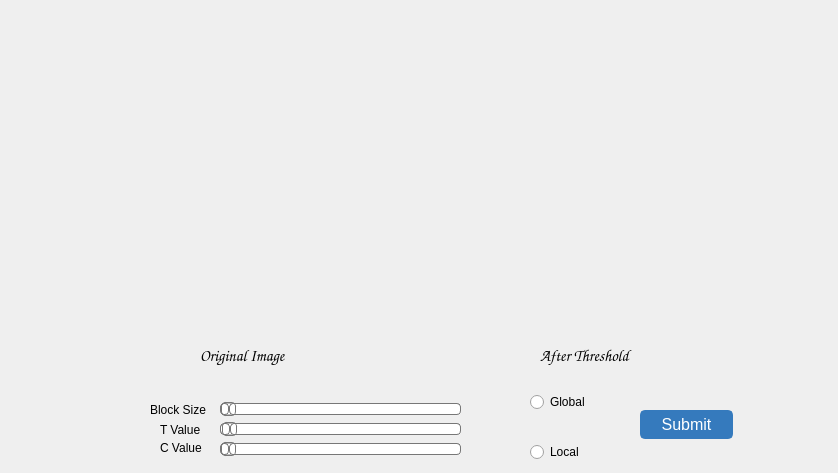
    <widget class="QWidget" name="tab_6">
     <attribute name="title">
      <string>Thresholding</string>
     </attribute>
     <widget class="QSlider" name="horizontalSlider">
      <property name="geometry">
       <rect>
        <x>220</x>
        <y>420</y>
        <width>241</width>
        <height>18</height>
       </rect>
      </property>
      <property name="styleSheet">
       <string notr="true">QSlider::groove:horizontal {
border: 1px solid #bbb;
background: white;
height: 10px;
border-radius: 4px;
}

QSlider::sub-page:horizontal {
background: qlineargradient(x1: 0, y1: 0,    x2: 0, y2: 1,
    stop: 0 #66e, stop: 1 #bbf);
background: qlineargradient(x1: 0, y1: 0.2, x2: 1, y2: 1,
    stop: 0 #bbf, stop: 1 #55f);
border: 1px solid #777;
height: 10px;
border-radius: 4px;
}

QSlider::add-page:horizontal {
background: #fff;
border: 1px solid #777;
height: 10px;
border-radius: 4px;
}

QSlider::handle:horizontal {
background: qlineargradient(x1:0, y1:0, x2:1, y2:1,
    stop:0 #eee, stop:1 #ccc);
border: 1px solid #777;
width: 13px;
margin-top: -2px;
margin-bottom: -2px;
border-radius: 4px;
}

QSlider::handle:horizontal:hover {
background: qlineargradient(x1:0, y1:0, x2:1, y2:1,
    stop:0 #fff, stop:1 #ddd);
border: 1px solid #444;
border-radius: 4px;
}

QSlider::sub-page:horizontal:disabled {
background: #bbb;
border-color: #999;
}

QSlider::add-page:horizontal:disabled {
background: #eee;
border-color: #999;
}

QSlider::handle:horizontal:disabled {
background: #eee;
border: 1px solid #aaa;
border-radius: 4px;
}</string>
      </property>
      <property name="maximum">
       <number>255</number>
      </property>
      <property name="value">
       <number>1</number>
      </property>
      <property name="orientation">
       <enum>Qt::Horizontal</enum>
      </property>
     </widget>
     <widget class="QLabel" name="labelThreshold">
      <property name="geometry">
       <rect>
        <x>540</x>
        <y>340</y>
        <width>131</width>
        <height>31</height>
       </rect>
      </property>
      <property name="font">
       <font>
        <family>cursive</family>
        <pointsize>-1</pointsize>
        <bold>true</bold>
       </font>
      </property>
      <property name="styleSheet">
       <string notr="true">QLabel {
  color: black; /* sets text color to magenta */
  font-family: cursive; /* sets font family to cursive */
  font-size: 16px; /* sets font size to 24 pixels */
  font-weight: bold; /* sets font weight to bold */
  text-shadow: 1px 1px 2px #000000; /* adds a shadow to the text */
}</string>
      </property>
      <property name="text">
       <string>After Threshold</string>
      </property>
     </widget>
     <widget class="QLabel" name="labelOriginalTab7">
      <property name="geometry">
       <rect>
        <x>200</x>
        <y>340</y>
        <width>161</width>
        <height>31</height>
       </rect>
      </property>
      <property name="font">
       <font>
        <family>cursive</family>
        <pointsize>-1</pointsize>
        <bold>true</bold>
       </font>
      </property>
      <property name="styleSheet">
       <string notr="true">QLabel {
  color: black; /* sets text color to magenta */
  font-family: cursive; /* sets font family to cursive */
  font-size: 16px; /* sets font size to 24 pixels */
  font-weight: bold; /* sets font weight to bold */
  text-shadow: 1px 1px 2px #000000; /* adds a shadow to the text */
}
</string>
      </property>
      <property name="text">
       <string>Original Image</string>
      </property>
     </widget>
     <widget class="QLabel" name="slider_label">
      <property name="geometry">
       <rect>
        <x>160</x>
        <y>420</y>
        <width>63</width>
        <height>20</height>
       </rect>
      </property>
      <property name="text">
       <string>T Value</string>
      </property>
     </widget>
     <widget class="QLabel" name="slider_value">
      <property name="geometry">
       <rect>
        <x>470</x>
        <y>420</y>
        <width>63</width>
        <height>20</height>
       </rect>
      </property>
      <property name="font">
       <font>
        <bold>true</bold>
       </font>
      </property>
      <property name="text">
       <string/>
      </property>
     </widget>
     <widget class="QLabel" name="originalImgTab6">
      <property name="geometry">
       <rect>
        <x>70</x>
        <y>50</y>
        <width>359</width>
        <height>279</height>
       </rect>
      </property>
      <property name="text">
       <string/>
      </property>
     </widget>
     <widget class="QLabel" name="thresholdedImg">
      <property name="geometry">
       <rect>
        <x>470</x>
        <y>50</y>
        <width>359</width>
        <height>279</height>
       </rect>
      </property>
      <property name="text">
       <string/>
      </property>
     </widget>
     <widget class="QRadioButton" name="globalRadio">
      <property name="geometry">
       <rect>
        <x>530</x>
        <y>390</y>
        <width>107</width>
        <height>24</height>
       </rect>
      </property>
      <property name="text">
       <string>Global</string>
      </property>
     </widget>
     <widget class="QRadioButton" name="localRadio">
      <property name="geometry">
       <rect>
        <x>530</x>
        <y>440</y>
        <width>107</width>
        <height>24</height>
       </rect>
      </property>
      <property name="text">
       <string>Local</string>
      </property>
     </widget>
     <widget class="QPushButton" name="submitThreshold">
      <property name="geometry">
       <rect>
        <x>640</x>
        <y>410</y>
        <width>93</width>
        <height>29</height>
       </rect>
      </property>
      <property name="styleSheet">
       <string notr="true">QPushButton {
    color: white;
    background-color: #357abd;
    border: 2px solid #357abd;
    border-radius: 5px;
    padding: 5px 10px;
    font-size: 16px;
}

QPushButton:hover {
    background-color: #1e90ff;
    border-color: #1e90ff;
}

QPushButton:pressed {
    background-color: #0066cc;
    border-color: #0066cc;
}




</string>
      </property>
      <property name="text">
       <string>Submit</string>
      </property>
     </widget>
     <widget class="QSlider" name="blockSizeSlider">
      <property name="geometry">
       <rect>
        <x>220</x>
        <y>400</y>
        <width>241</width>
        <height>18</height>
       </rect>
      </property>
      <property name="styleSheet">
       <string notr="true">QSlider::groove:horizontal {
border: 1px solid #bbb;
background: white;
height: 10px;
border-radius: 4px;
}

QSlider::sub-page:horizontal {
background: qlineargradient(x1: 0, y1: 0,    x2: 0, y2: 1,
    stop: 0 #66e, stop: 1 #bbf);
background: qlineargradient(x1: 0, y1: 0.2, x2: 1, y2: 1,
    stop: 0 #bbf, stop: 1 #55f);
border: 1px solid #777;
height: 10px;
border-radius: 4px;
}

QSlider::add-page:horizontal {
background: #fff;
border: 1px solid #777;
height: 10px;
border-radius: 4px;
}

QSlider::handle:horizontal {
background: qlineargradient(x1:0, y1:0, x2:1, y2:1,
    stop:0 #eee, stop:1 #ccc);
border: 1px solid #777;
width: 13px;
margin-top: -2px;
margin-bottom: -2px;
border-radius: 4px;
}

QSlider::handle:horizontal:hover {
background: qlineargradient(x1:0, y1:0, x2:1, y2:1,
    stop:0 #fff, stop:1 #ddd);
border: 1px solid #444;
border-radius: 4px;
}

QSlider::sub-page:horizontal:disabled {
background: #bbb;
border-color: #999;
}

QSlider::add-page:horizontal:disabled {
background: #eee;
border-color: #999;
}

QSlider::handle:horizontal:disabled {
background: #eee;
border: 1px solid #aaa;
border-radius: 4px;
}</string>
      </property>
      <property name="minimum">
       <number>1</number>
      </property>
      <property name="maximum">
       <number>30</number>
      </property>
      <property name="singleStep">
       <number>2</number>
      </property>
      <property name="value">
       <number>1</number>
      </property>
      <property name="orientation">
       <enum>Qt::Horizontal</enum>
      </property>
     </widget>
     <widget class="QSlider" name="cSlider">
      <property name="geometry">
       <rect>
        <x>220</x>
        <y>440</y>
        <width>241</width>
        <height>18</height>
       </rect>
      </property>
      <property name="styleSheet">
       <string notr="true">QSlider::groove:horizontal {
border: 1px solid #bbb;
background: white;
height: 10px;
border-radius: 4px;
}

QSlider::sub-page:horizontal {
background: qlineargradient(x1: 0, y1: 0,    x2: 0, y2: 1,
    stop: 0 #66e, stop: 1 #bbf);
background: qlineargradient(x1: 0, y1: 0.2, x2: 1, y2: 1,
    stop: 0 #bbf, stop: 1 #55f);
border: 1px solid #777;
height: 10px;
border-radius: 4px;
}

QSlider::add-page:horizontal {
background: #fff;
border: 1px solid #777;
height: 10px;
border-radius: 4px;
}

QSlider::handle:horizontal {
background: qlineargradient(x1:0, y1:0, x2:1, y2:1,
    stop:0 #eee, stop:1 #ccc);
border: 1px solid #777;
width: 13px;
margin-top: -2px;
margin-bottom: -2px;
border-radius: 4px;
}

QSlider::handle:horizontal:hover {
background: qlineargradient(x1:0, y1:0, x2:1, y2:1,
    stop:0 #fff, stop:1 #ddd);
border: 1px solid #444;
border-radius: 4px;
}

QSlider::sub-page:horizontal:disabled {
background: #bbb;
border-color: #999;
}

QSlider::add-page:horizontal:disabled {
background: #eee;
border-color: #999;
}

QSlider::handle:horizontal:disabled {
background: #eee;
border: 1px solid #aaa;
border-radius: 4px;
}</string>
      </property>
      <property name="minimum">
       <number>1</number>
      </property>
      <property name="maximum">
       <number>10</number>
      </property>
      <property name="value">
       <number>1</number>
      </property>
      <property name="orientation">
       <enum>Qt::Horizontal</enum>
      </property>
     </widget>
     <widget class="QLabel" name="blockLabel">
      <property name="geometry">
       <rect>
        <x>150</x>
        <y>400</y>
        <width>71</width>
        <height>20</height>
       </rect>
      </property>
      <property name="text">
       <string>Block Size</string>
      </property>
     </widget>
     <widget class="QLabel" name="cLabel">
      <property name="geometry">
       <rect>
        <x>160</x>
        <y>440</y>
        <width>63</width>
        <height>16</height>
       </rect>
      </property>
      <property name="text">
       <string>C Value</string>
      </property>
     </widget>
     <widget class="QLabel" name="blockSliderValue">
      <property name="geometry">
       <rect>
        <x>470</x>
        <y>400</y>
        <width>63</width>
        <height>20</height>
       </rect>
      </property>
      <property name="font">
       <font>
        <bold>true</bold>
       </font>
      </property>
      <property name="text">
       <string/>
      </property>
     </widget>
     <widget class="QLabel" name="cSliderValue">
      <property name="geometry">
       <rect>
        <x>470</x>
        <y>440</y>
        <width>63</width>
        <height>20</height>
       </rect>
      </property>
      <property name="font">
       <font>
        <bold>true</bold>
       </font>
      </property>
      <property name="text">
       <string/>
      </property>
     </widget>
    </widget>
